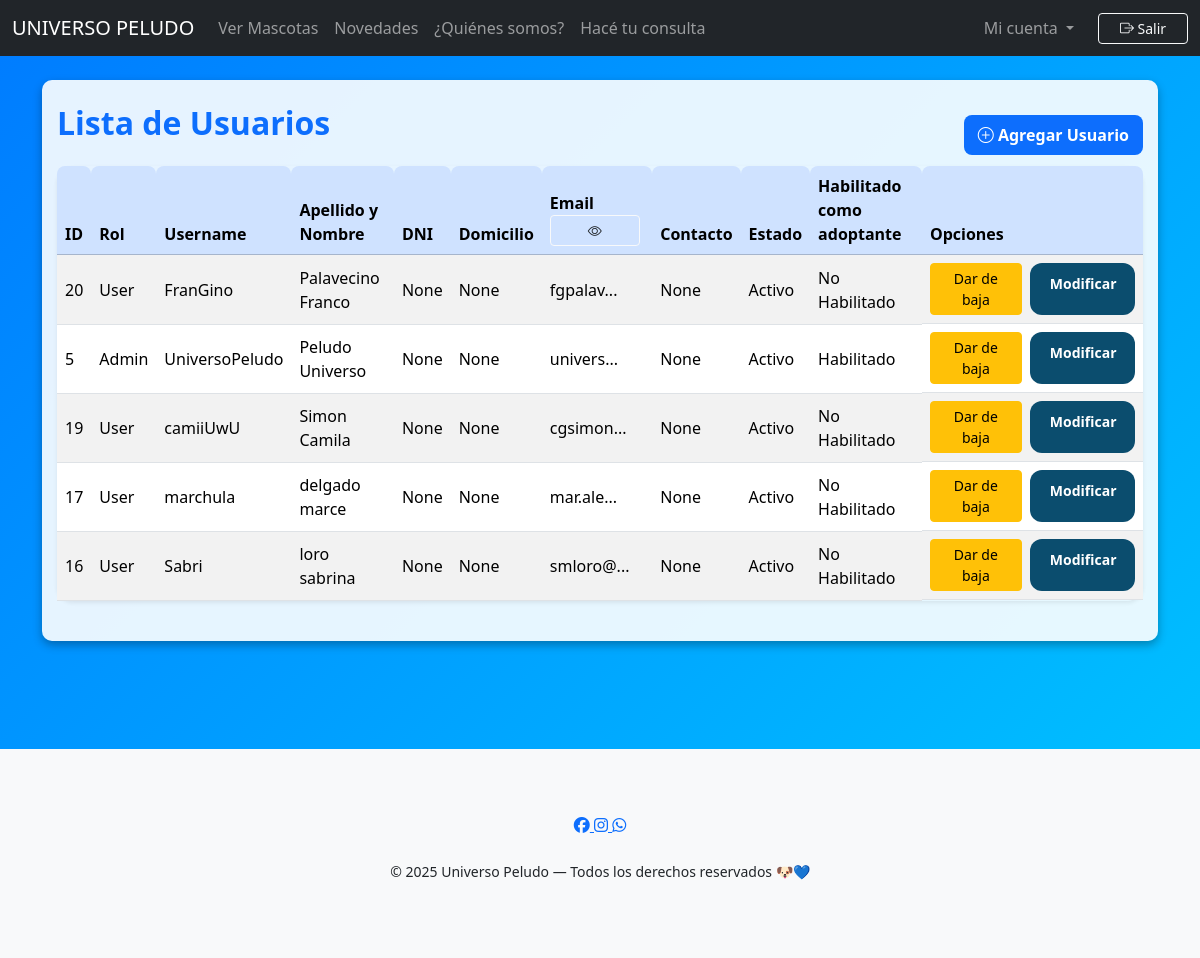
The app's page /listar_personas/ (signed in), older data.
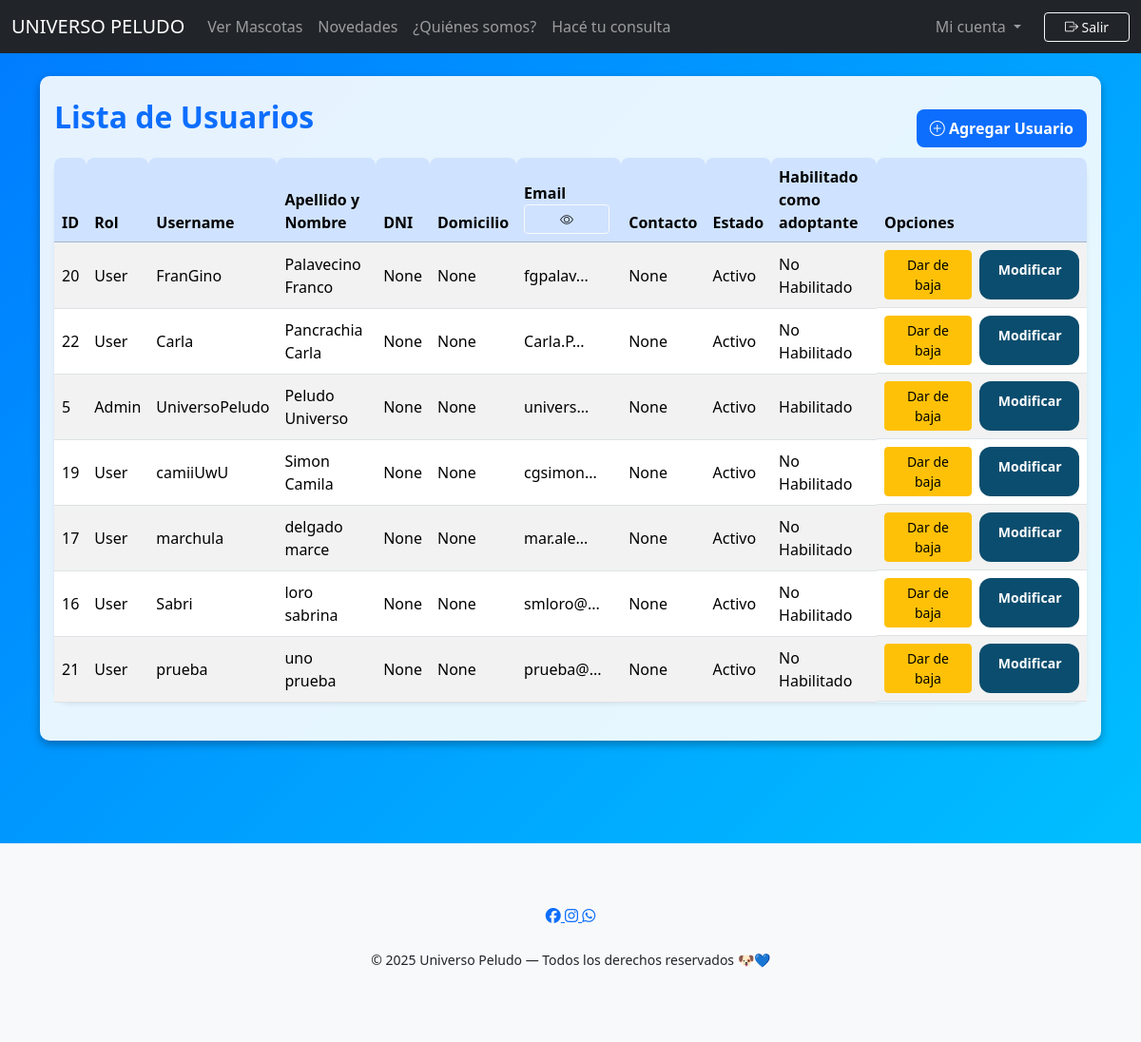
The same page, newer data.
### apps/core/models.py (models this page shows, shortened)
class Persona(models.Model):
    apellido = models.CharField(max_length=80)
    nombre = models.CharField(max_length=80)
    dni = models.CharField("Documento", max_length=20, blank=True, null=True, unique=True)
    fecha_nacimiento = models.DateField()
    domicilio = models.ForeignKey(Domicilio, on_delete=models.SET_NULL, null=True, blank=True, related_name="personas")
    email = models.EmailField(unique=True)
    telefono = models.CharField(max_length=20, blank=True, null=True)
    user = models.OneToOneField(User, on_delete=models.CASCADE, null=True, blank=True)  # <-- nuevo campo para asociar usuario
    puede_adoptar = models.BooleanField(default=False)
    created_at = models.DateTimeField(auto_now_add=True)
    updated_at = models.DateTimeField(auto_now=True)
    class Meta:
        ordering = ['apellido', 'nombre']

### apps/core/views.py (the view)
# urls.py: path('listar_personas/', listar_personas, name='listar_personas'),
@login_required(login_url='/login/')
def listar_personas(request):
    persona = Persona.objects.all()
    for p in persona:
        print("persona=" + p.nombre)
    return render(request, 'admin/personas/listaPersonas.html', {'personas': persona})

### apps/core/templates/admin/personas/listaPersonas.html (shortened to what this page needs)
{% extends 'base.html' %}
{% block content %}
<div class="table-responsive py-4" style="margin-top: 80px;">
    <div style="display: flex; justify-content: space-between; align-items: center;">
        <h2 class="mb-4 text-primary fw-bold">Lista de Usuarios</h2>
        <a href="{% url 'crear_persona' %}"
            style="font-weight: 600; text-decoration: none; background: #0d6efd; color: white; padding: 8px 14px; border-radius: 8px;">
            <i class="bi bi-plus-circle"></i> Agregar Usuario
        </a>
    </div>
    <table id="tablaUP" class="table table-striped table-hover align-middle shadow-sm rounded-4">
        <thead class="table-primary">
            <tr>
                <th>ID</th>
                <th>Rol</th>
                <th>Username</th>
                <th>Apellido y Nombre</th>
                <th>DNI</th>
                <th>Domicilio</th>
                <th>
                    Email
                    <button id="toggleEmailBtn" class="btn btn-sm btn-outline-light text-dark"
                            onclick="toggleEmails()">
                        <i class="bi bi-eye"></i>
                    </button>
                </th>
                <th>Contacto</th>
                <th>Estado</th>
                <th>Habilitado como adoptante</th>
                <th>Opciones</th>
            </tr>
        </thead>
        <tbody>
            {% for persona in personas %}
            <tr>
                <td>{{ persona.id }}</td>
                <td>
                    {% if persona.user.is_superuser %}
                        Admin
                    {% elif persona.user.is_staff %}
                        Staff
                    {% else %}
                        User
                    {% endif %}
                </td>
                <td>
                    {% if persona.user %}
                        {{ persona.user.username }}
                    {% else %}
                        Sin usuario
                    {% endif %}
                </td>
                <td>{{ persona.apellido }} {{ persona.nombre }}</td>
                <td>{{ persona.dni }}</td>
                <td>{{ persona.domicilio }}</td>
                <td>
                    <span class="email-item"
                        data-full="{{ persona.email }}"
                        data-short="{{ persona.email|slice:":7" }}...">
                        {{ persona.email|slice:":7" }}...
                    </span>
                </td>
                <td>{{ persona.telefono }}</td>
                <td>
                    {% if persona.user.is_active %}
                        Activo
                    {% else %}
                        Inactivo
                    {% endif %}
                </td>
                <td>
                    {% if persona.puede_adoptar %}
                        Habilitado
                    {% else %}
                        No Habilitado
                    {% endif %}
                </td>
                <td class="d-flex gap-2">
                    {% if persona.user.is_active %}
                        <a href="{% url 'baja_persona_confirmar' persona.id %}" class="btn btn-sm btn-warning">Dar de baja</a>
                    {% else %}
                        <a href="{% url 'habilitar_persona' persona.id %}" class="btn btn-sm btn-success">Habilitar</a>
                    {% endif %}
                    <a href="{% url 'modificar_persona' persona.id %}" class="btn btn-sm btn-primary">Modificar</a>
                </td>
            </tr>
            {% empty %}
            <tr>
                <td colspan="11" class="text-center text-muted">No hay personas registradas.</td>
            </tr>
            {% endfor %}
        </tbody>
    </table>
</div>
{% endblock %}

### apps/core/templates/base.html (shortened to what this page needs)
{% load static %}
<!DOCTYPE html>
<html lang="es">
<head>
    <link rel="stylesheet" href="{% static 'css/mis_css.css' %}?v=2">
    <link rel="stylesheet" href="https://cdnjs.cloudflare.com/ajax/libs/font-awesome/6.5.0/css/all.min.css">
    <link href="https://cdn.jsdelivr.net/npm/bootstrap@5.3.3/dist/css/bootstrap.min.css" rel="stylesheet"
>
    <link rel="stylesheet" href="https://cdn.jsdelivr.net/npm/bootstrap-icons@1.11.1/font/bootstrap-icons.css">
    <link rel="stylesheet" href="https://cdn.datatables.net/1.13.7/css/dataTables.bootstrap5.min.css">
</head>
<body>
    {% include 'header.html' %}
    <div class="layout">
        <main class="main-content">
            <div class="container">
                {% block content %}{% endblock %}
            </div>
        </main>
    </div>
    {% if not user.is_superuser and not user.is_staff %}
        {% include "footer.html" %}
    {% endif %}
</body>
</html>

### apps/core/templates/header.html (shortened to what this page needs)
<nav class="navbar navbar-expand-lg navbar-dark bg-dark fixed-top">
    <div class="container-fluid">
        <a class="navbar-brand" href="/">UNIVERSO PELUDO</a>
        <div class="collapse navbar-collapse" id="navbarNav">
            {% if not user.is_superuser and not user.is_staff %}
                <ul class="navbar-nav me-auto">
                    <li class="nav-item">
                        <a class="nav-link" href="{% url 'home' %}#contenido">Ver Mascotas</a>
                    </li>
                    <li class="nav-item">
                        <a class="nav-link" href="#novedades">Novedades</a>
                    </li>
                    <li class="nav-item">
                        <a class="nav-link" href="#contenido2">¿Quiénes somos?</a>
                    </li>
                    <li class="nav-item">
                        <a class="nav-link" href="#contenido3">Hacé tu consulta</a>
                    </li>
                </ul>
            {% endif %}
            <ul class="navbar-nav ms-auto">
                {% if user.is_authenticated %}
                    <li class="nav-item dropdown">
                        <a class="nav-link dropdown-toggle" href="#" id="cuentaMenu"
                           role="button" data-bs-toggle="dropdown" aria-expanded="false">
                            Mi cuenta
                        </a>
                    </li>
                    <li class="nav-item d-flex align-items-center ms-3">
                        <form method="post" action="{% url 'logout' %}">
                            <button type="submit" class="btn btn-outline-light btn-sm">
                                <i class="bi bi-box-arrow-right"></i> Salir
                            </button>
                        </form>
                    </li>
                {% endif %}
            </ul>
        </div>
    </div>
</nav>

### apps/core/templates/footer.html
<footer class="footer-cute bg-light text-dark pt-4 pb-3 mt-5">
    <div class="container text-center">
        <div class="footer-social mb-4">
            <a href="#" class="social-link">
                <i class="fa-brands fa-facebook"></i>
            </a>
            <a href="#" class="social-link">
                <i class="fa-brands fa-instagram"></i>
            </a>
            <a href="#" class="social-link">
                <i class="fa-brands fa-whatsapp"></i>
            </a>
        </div>
        <p class="small mt-3">
            © 2025 Universo Peludo — Todos los derechos reservados 🐶💙
        </p>
    </div>
</footer>

### static/css/mis_css.css (style rules this page uses)
.table-responsive { background-color: rgba(255, 255, 255, 0.9); padding: 15px; border-radius: 10px; box-shadow: 0 4px 10px rgba(0, 0, 0, 0.3); }
table th, table td { font-size: 1rem; color: #000; }
.layout { display: flex; position: relative; gap: 20px; margin-top: 0px; }
.main-content { flex: 1; padding: 0px 20px; min-height: 80vh; }
body { background-color: #0082f5; }
body { background: linear-gradient(135deg, #007bff, #00c6ff); }
.table thead th { border-top-left-radius: 0.5rem; border-top-right-radius: 0.5rem; }
.btn-sm { min-width: 90px; }
.btn-primary { background-color: #0275d8; border-color: #0275d8; }
.table-striped>tbody>tr:nth-of-type(odd) { background-color: #f1f8e9; }
.container { margin-top: 40px; margin-bottom: 60px; }
.container .btn-primary { background-color: #0b4d6e; border: none; padding: 10px 20px; border-radius: 12px; font-weight: 600; transition: 0.3s; }
.btn-sm { padding: 0.35rem 0.7rem; font-size: 0.85rem; border-radius: 6px; transition: all 0.2s ease; }
.btn-primary { background-color: #1abc9c; border-color: #16a085; color: #fff; }

Row changes from the older to the newer data that the page shows:
added Persona: id "22", shows "User", user.username "Carla", apellido "Pancrachia", nombre "Carla", dni "None", domicilio "None", email "Carla.P", telefono "None", shows "Activo", puede_adoptar "No Habilitado", shows "Dar de baja"
added Persona: id "21", shows "User", user.username "prueba", apellido "uno", nombre "prueba", dni "None", domicilio "None", email "prueba@", telefono "None", shows "Activo", puede_adoptar "No Habilitado", shows "Dar de baja"
